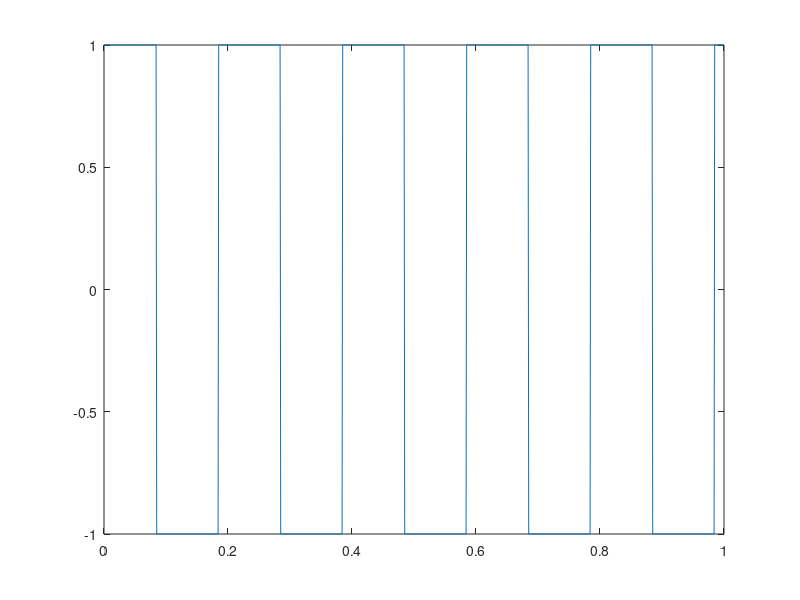

MATLAB code to generate this figure:
% Creatting a periodic square wave.
% Parameters:
%   A -> Amplitude
%   w0 -> Frequency (Rad per Sec)
%   rho -> Work Cycle
%   t -> time sampling
%

A = 1;
w0 = 10*pi;
rho = 0.5;
t = 0:0.001:1;
squareWave = A*square(w0*t + rho);
plot(t, squareWave);